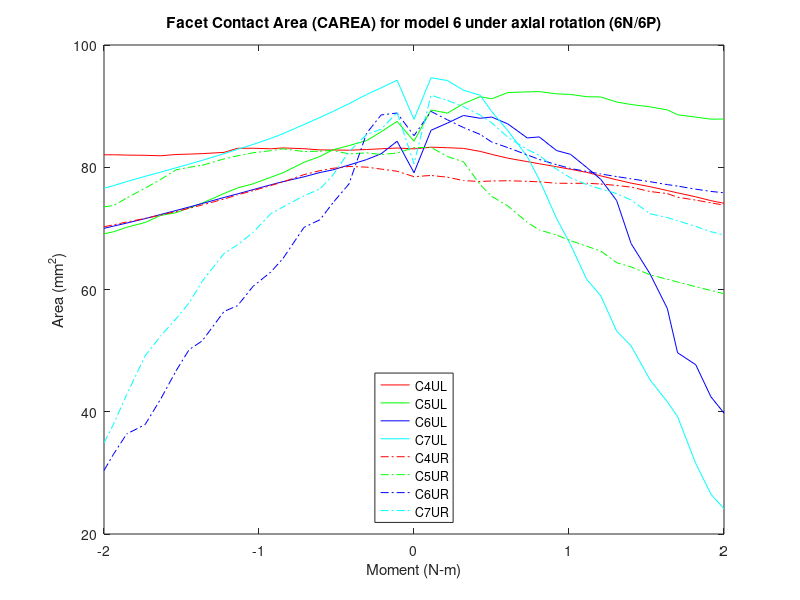

This figure's MATLAB source:
% Facet Contact Area (CAREA)
% model6_LatSlide_NoTether/6n & 6p
clear all;
%% 6P
figure (21)

c4ulxp=[2 2.05486 2.10789 2.15953 2.21347 2.25039 2.30255 2.36524 2.40407 2.45974 2.50483 2.55731 2.60253 2.65367 2.70049 2.76158 2.81718 2.85019 2.90883 2.95766 3]-2;
c4ulyp=[83.006 83.2882 83.1952 83.0873 82.5978 82.1132 81.486 80.9238 80.5713 80.0858 79.6695 79.1644 78.5927 77.9491 77.4025 76.8205 76.19 75.8098 75.1633 74.5367 74.1095];

c4urxp=[2 2.05486 2.10789 2.15953 2.21347 2.25039 2.30255 2.36524 2.40407 2.45974 2.50483 2.55731 2.60253 2.65367 2.70049 2.76158 2.81718 2.85019 2.90883 2.95766 3]-2;
c4uryp=[78.46 78.6574 78.371 77.8205 77.6721 77.7579 77.7882 77.7071 77.6105 77.3864 77.3665 77.3833 77.2583 77.025 76.7512 76.0311 75.689 75.0951 74.6271 74.1751 73.8016];

c5ulxp=[2 2.05486 2.10789 2.15953 2.21347 2.25039 2.30255 2.36524 2.40407 2.45974 2.50483 2.55731 2.60253 2.65367 2.70049 2.76158 2.81718 2.85019 2.90883 2.95766 3]-2;
c5ulyp=[84.2659 89.3721 88.8526 90.4 91.546 91.2001 92.222 92.3345 92.3751 92.0117 91.9175 91.5381 91.4974 90.677 90.2592 89.8796 89.3861 88.5868 88.2035 87.8678 87.8892];

c5urxp=[2 2.05486 2.10789 2.15953 2.21347 2.25039 2.30255 2.36524 2.40407 2.45974 2.50483 2.55731 2.60253 2.65367 2.70049 2.76158 2.81718 2.85019 2.90883 2.95766 3]-2;
c5uryp=[83.2277 83.2436 81.7628 80.8838 77.1694 75.2504 73.6705 70.9886 69.7487 68.9095 67.9909 67.0748 66.2889 64.393 63.6931 62.396 61.6766 61.2273 60.4631 59.8504 59.3123  ];

c6ulxp=[2 2.05486 2.10789 2.15953 2.21347 2.25039 2.30255 2.36524 2.40407 2.45974 2.50483 2.55731 2.60253 2.65367 2.70049 2.76158 2.81718 2.85019 2.90883 2.95766 3]-2;
c6ulyp=[79.1017 86.0407 87.2306 88.4693 88.0129 88.2181 87.0954 84.7975 84.9612 82.7348 82.1171 79.9586 78.0215 74.5502 67.5016 62.5363 56.8951 49.6556 47.6959 42.4533 39.7879];

c6urxp=[2 2.05486 2.10789 2.15953 2.21347 2.25039 2.30255 2.36524 2.40407 2.45974 2.50483 2.55731 2.60253 2.65367 2.70049 2.76158 2.81718 2.85019 2.90883 2.95766 3]-2;
c6uryp=[85.1667 89.1331 87.7595 86.5015 85.3696 84.1372 83.2154 82.0215 81.2764 80.4287 79.7993 79.3173 78.9006 78.4745 78.1055 77.6359 77.1611 76.9209 76.4147 76.0474 75.8225 ];

c7ulxp=[2 2.05486 2.10789 2.15953 2.21347 2.25039 2.30255 2.36524 2.40407 2.45974 2.50483 2.55731 2.60253 2.65367 2.70049 2.76158 2.81718 2.85019 2.90883 2.95766 3]-2;
c7ulyp=[87.8318 94.648 94.1814 92.6042 91.7816 89.1411 86.0047 81.7484 77.9773 71.6467 67.3437 61.6457 58.9569 53.2062 50.7588 45.2092 41.6147 39.2052 31.5391 26.5328 24.1463];

c7urxp=[2 2.05486 2.10789 2.15953 2.21347 2.25039 2.30255 2.36524 2.40407 2.45974 2.50483 2.55731 2.60253 2.65367 2.70049 2.76158 2.81718 2.85019 2.90883 2.95766 3]-2;
c7uryp=[80.5611 91.7805 90.9281 89.9043 88.5179 87.295 84.9153 82.9213 81.9429 79.6788 78.2744 77.16 76.4552 75.6933 74.6345 72.3964 71.7673 71.2604 70.3166 69.4554 68.9225];

%% 6N

c4ulxn=-1*[2 2.05457 2.10596 2.15281 2.2099 2.26199 2.30323 2.3549 2.42252 2.46212 2.51913 2.56913 2.61288 2.68319 2.72538 2.76757 2.81757 2.86757 2.92694 2.96913 3 ]+2;
c4ulyn=[83.006 83.1458 83.0209 82.901 82.7855 82.8272 82.8406 83.0344 83.1604 83.0239 83.1079 83.1054 82.4307 82.2282 82.1501 82.0862 81.8794 81.9538 81.994 82.0403 82.0366 ];

c4urxn=-1*[2 2.05457 2.10596 2.15281 2.2099 2.26199 2.30323 2.3549 2.42252 2.46212 2.51913 2.56913 2.61288 2.68319 2.72538 2.76757 2.81757 2.86757 2.92694 2.96913 3 ]+2;
c4uryn=[78.46 79.3507 79.6974 80.0182 80.1297 79.8232 79.4476 78.7939 77.6018 77.0038 76.169 75.4841 74.8 73.8291 73.2842 72.7681 72.1713 71.6272 71.0378 70.5897 70.2652];

c5ulxn=-1*[2 2.05457 2.10596 2.15281 2.2099 2.26199 2.30323 2.3549 2.42252 2.46212 2.51913 2.56913 2.61288 2.68319 2.72538 2.76757 2.81757 2.86757 2.92694 2.96913 3 ]+2;
c5ulyn=[84.2659 87.5059 85.8012 84.3633 83.5435 82.8451 81.7662 80.8063 79.0999 78.3562 77.2859 76.6119 75.705 74.1341 73.3578 72.5697 72.1128 70.9603 70.1829 69.4447 69.1154];

c5urxn=-1*[2 2.05457 2.10596 2.15281 2.2099 2.26199 2.30323 2.3549 2.42252 2.46212 2.51913 2.56913 2.61288 2.68319 2.72538 2.76757 2.81757 2.86757 2.92694 2.96913 3 ]+2;
c5uryn=[83.2277 82.3213 82.0882 82.36 82.1764 82.7518 82.6281 82.5698 83.0156 82.7126 82.3623 81.8745 81.3703 80.3251 79.9929 79.5779 77.9969 76.5719 74.9563 73.7403 73.5247];

c6ulxn=-1*[2 2.05457 2.10596 2.15281 2.2099 2.26199 2.30323 2.3549 2.42252 2.46212 2.51913 2.56913 2.61288 2.68319 2.72538 2.76757 2.81757 2.86757 2.92694 2.96913 3 ]+2;
c6ulyn=[79.1017 84.2523 82.2055 81.2579 80.3594 79.5697 79.1428 78.4372 77.6444 77.1258 76.336 75.6459 75.0546 74.0696 73.488 72.9243 72.2666 71.5906 70.865 70.3735 70.0072];

c6urxn=-1*[2 2.05457 2.10596 2.15281 2.2099 2.26199 2.30323 2.3549 2.42252 2.46212 2.51913 2.56913 2.61288 2.68319 2.72538 2.76757 2.81757 2.86757 2.92694 2.96913 3 ]+2;
c6uryn=[85.1667 88.8715 88.5614 85.5704 77.2559 74.1621 71.4124 70.1646 65.082 62.8507 60.5174 57.3581 56.4082 51.5924 50.1628 46.6949 42.0437 37.8882 36.3686 33.0676 30.3995];

c7ulxn=-1*[2 2.05457 2.10596 2.15281 2.2099 2.26199 2.30323 2.3549 2.42252 2.46212 2.51913 2.56913 2.61288 2.68319 2.72538 2.76757 2.81757 2.86757 2.92694 2.96913 3 ]+2;
c7ulyn=[87.8318 94.2502 92.9903 91.9106 90.3872 89.1214 88.1444 86.9935 85.493 84.7245 83.73 82.9376 82.2196 81.1295 80.5129 79.9136 79.1993 78.5126 77.6508 77.0031 76.5617];

c7urxn=-1*[2 2.05457 2.10596 2.15281 2.2099 2.26199 2.30323 2.3549 2.42252 2.46212 2.51913 2.56913 2.61288 2.68319 2.72538 2.76757 2.81757 2.86757 2.92694 2.96913 3 ]+2;
c7uryn=[80.5611 88.961 86.2216 85.3705 82.5428 78.6924 76.4595 75.3328 73.5103 72.3879 69.3321 67.3267 65.8755 61.3566 57.8142 55.2044 52.3759 49.1196 42.7857 38.0019 34.8975];
%% left

c4xl=2*[flip(c4ulxn(2:21)),c4ulxp];
c4yl=[flip(c4ulyn(2:21)),c4ulyp];
a=plot(c4xl,c4yl,'r');
hold on

c5xl=2*[flip(c5ulxn(2:21)),c5ulxp];
c5yl=[flip(c5ulyn(2:21)),c5ulyp];
b=plot(c5xl,c5yl,'g');
hold on

c6xl=2*[flip(c6ulxn(2:21)),c6ulxp];
c6yl=[flip(c6ulyn(2:21)),c6ulyp];
c=plot(c6xl,c6yl,'b');
hold on

c7xl=2*[flip(c7ulxn(2:21)),c7ulxp];
c7yl=[flip(c7ulyn(2:21)),c7ulyp];
d=plot(c7xl,c7yl,'c');
hold on
%% Right

c4xr=2*[flip(c4urxn(2:21)),c4urxp];
c4yr=[flip(c4uryn(2:21)),c4uryp];
e=plot(c4xr,c4yr,'-.r');
hold on

c5xr=2*[flip(c5urxn(2:21)),c5urxp];
c5yr=[flip(c5uryn(2:21)),c5uryp];
f=plot(c5xr,c5yr,'-.g');
hold on

c6xr=2*[flip(c6urxn(2:21)),c6urxp];
c6yr=[flip(c6uryn(2:21)),c6uryp];
g=plot(c6xr,c6yr,'-.b');
hold on

c7xr=2*[flip(c7urxn(2:21)),c7urxp];
c7yr=[flip(c7uryn(2:21)),c7uryp];
h=plot(c7xr,c7yr,'-.c');

leg=[a,b,c,d,e,f,g,h];
title('Facet Contact Area (CAREA) for model 6 under axial rotation (6N/6P)')
xlabel('Moment (N-m)')
ylabel('Area (mm^2)')
legend(leg,'C4UL','C5UL','C6UL','C7UL','C4UR','C5UR','C6UR','C7UR','location','south')
